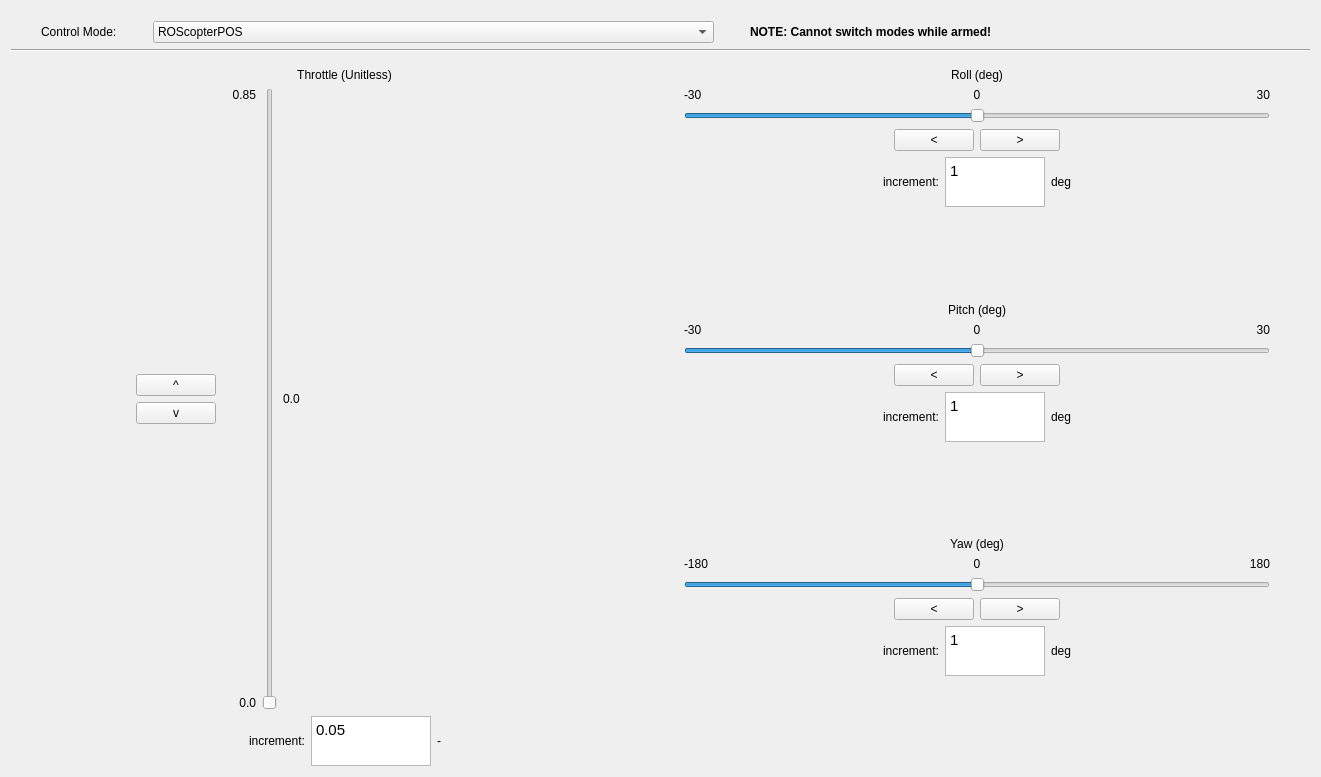
<?xml version="1.0" encoding="UTF-8"?>
<ui version="4.0">
 <class>CmWindow</class>
 <widget class="QWidget" name="CmWindow">
  <property name="geometry">
   <rect>
    <x>0</x>
    <y>0</y>
    <width>1321</width>
    <height>777</height>
   </rect>
  </property>
  <property name="sizePolicy">
   <sizepolicy hsizetype="Expanding" vsizetype="Expanding">
    <horstretch>0</horstretch>
    <verstretch>0</verstretch>
   </sizepolicy>
  </property>
  <property name="windowTitle">
   <string>Aerowake Tuning GUI</string>
  </property>
  <layout class="QGridLayout" name="gridLayout">
   <item row="0" column="0">
    <layout class="QVBoxLayout" name="verticalLayout">
     <item>
      <spacer name="verticalSpacer">
       <property name="orientation">
        <enum>Qt::Vertical</enum>
       </property>
       <property name="sizeType">
        <enum>QSizePolicy::Maximum</enum>
       </property>
       <property name="sizeHint" stdset="0">
        <size>
         <width>20</width>
         <height>10</height>
        </size>
       </property>
      </spacer>
     </item>
     <item>
      <layout class="QHBoxLayout" name="horizontalLayout_2">
       <item>
        <spacer name="horizontalSpacer">
         <property name="orientation">
          <enum>Qt::Horizontal</enum>
         </property>
         <property name="sizeType">
          <enum>QSizePolicy::Maximum</enum>
         </property>
         <property name="sizeHint" stdset="0">
          <size>
           <width>30</width>
           <height>20</height>
          </size>
         </property>
        </spacer>
       </item>
       <item>
        <widget class="QLabel" name="label">
         <property name="sizePolicy">
          <sizepolicy hsizetype="Maximum" vsizetype="Preferred">
           <horstretch>0</horstretch>
           <verstretch>0</verstretch>
          </sizepolicy>
         </property>
         <property name="text">
          <string>Control Mode:</string>
         </property>
        </widget>
       </item>
       <item>
        <spacer name="horizontalSpacer_2">
         <property name="orientation">
          <enum>Qt::Horizontal</enum>
         </property>
         <property name="sizeType">
          <enum>QSizePolicy::Maximum</enum>
         </property>
         <property name="sizeHint" stdset="0">
          <size>
           <width>30</width>
           <height>20</height>
          </size>
         </property>
        </spacer>
       </item>
       <item>
        <widget class="QComboBox" name="comboBox">
         <item>
          <property name="text">
           <string>ROScopterPOS</string>
          </property>
         </item>
         <item>
          <property name="text">
           <string>Aerowake</string>
          </property>
         </item>
         <item>
          <property name="text">
           <string>ROSflight</string>
          </property>
         </item>
         <item>
          <property name="text">
           <string>ROScopterVEL</string>
          </property>
         </item>
        </widget>
       </item>
       <item>
        <spacer name="horizontalSpacer_4">
         <property name="orientation">
          <enum>Qt::Horizontal</enum>
         </property>
         <property name="sizeType">
          <enum>QSizePolicy::Maximum</enum>
         </property>
         <property name="sizeHint" stdset="0">
          <size>
           <width>30</width>
           <height>20</height>
          </size>
         </property>
        </spacer>
       </item>
       <item>
        <widget class="QLabel" name="label_2">
         <property name="font">
          <font>
           <weight>75</weight>
           <bold>true</bold>
          </font>
         </property>
         <property name="text">
          <string>NOTE: Cannot switch modes while armed!</string>
         </property>
        </widget>
       </item>
      </layout>
     </item>
     <item>
      <widget class="Line" name="line">
       <property name="orientation">
        <enum>Qt::Horizontal</enum>
       </property>
      </widget>
     </item>
     <item>
      <spacer name="verticalSpacer_2">
       <property name="orientation">
        <enum>Qt::Vertical</enum>
       </property>
       <property name="sizeType">
        <enum>QSizePolicy::Maximum</enum>
       </property>
       <property name="sizeHint" stdset="0">
        <size>
         <width>20</width>
         <height>10</height>
        </size>
       </property>
      </spacer>
     </item>
     <item>
      <layout class="QHBoxLayout" name="horizontalLayout" stretch="0,1,0,1,0">
       <item>
        <spacer name="horizontalSpacer_12">
         <property name="orientation">
          <enum>Qt::Horizontal</enum>
         </property>
         <property name="sizeHint" stdset="0">
          <size>
           <width>40</width>
           <height>20</height>
          </size>
         </property>
        </spacer>
       </item>
       <item>
        <layout class="QVBoxLayout" name="verticalLayout_2">
         <item>
          <widget class="QLabel" name="F_title">
           <property name="sizePolicy">
            <sizepolicy hsizetype="Expanding" vsizetype="Preferred">
             <horstretch>0</horstretch>
             <verstretch>0</verstretch>
            </sizepolicy>
           </property>
           <property name="text">
            <string>Throttle (Unitless)</string>
           </property>
           <property name="alignment">
            <set>Qt::AlignCenter</set>
           </property>
          </widget>
         </item>
         <item>
          <layout class="QHBoxLayout" name="horizontalLayout_3">
           <item>
            <layout class="QVBoxLayout" name="verticalLayout_4">
             <item>
              <widget class="QLabel" name="F_max_label">
               <property name="text">
                <string>0.85</string>
               </property>
               <property name="alignment">
                <set>Qt::AlignRight|Qt::AlignTrailing|Qt::AlignVCenter</set>
               </property>
              </widget>
             </item>
             <item>
              <spacer name="verticalSpacer_4">
               <property name="orientation">
                <enum>Qt::Vertical</enum>
               </property>
               <property name="sizeHint" stdset="0">
                <size>
                 <width>20</width>
                 <height>40</height>
                </size>
               </property>
              </spacer>
             </item>
             <item>
              <layout class="QHBoxLayout" name="horizontalLayout_9">
               <item>
                <spacer name="horizontalSpacer_6">
                 <property name="orientation">
                  <enum>Qt::Horizontal</enum>
                 </property>
                 <property name="sizeHint" stdset="0">
                  <size>
                   <width>40</width>
                   <height>20</height>
                  </size>
                 </property>
                </spacer>
               </item>
               <item>
                <widget class="QPushButton" name="F_up">
                 <property name="text">
                  <string>^</string>
                 </property>
                </widget>
               </item>
               <item>
                <spacer name="horizontalSpacer_8">
                 <property name="orientation">
                  <enum>Qt::Horizontal</enum>
                 </property>
                 <property name="sizeType">
                  <enum>QSizePolicy::Fixed</enum>
                 </property>
                 <property name="sizeHint" stdset="0">
                  <size>
                   <width>40</width>
                   <height>20</height>
                  </size>
                 </property>
                </spacer>
               </item>
              </layout>
             </item>
             <item>
              <layout class="QHBoxLayout" name="horizontalLayout_10">
               <item>
                <spacer name="horizontalSpacer_7">
                 <property name="orientation">
                  <enum>Qt::Horizontal</enum>
                 </property>
                 <property name="sizeHint" stdset="0">
                  <size>
                   <width>40</width>
                   <height>20</height>
                  </size>
                 </property>
                </spacer>
               </item>
               <item>
                <widget class="QPushButton" name="F_down">
                 <property name="text">
                  <string>v</string>
                 </property>
                </widget>
               </item>
               <item>
                <spacer name="horizontalSpacer_9">
                 <property name="orientation">
                  <enum>Qt::Horizontal</enum>
                 </property>
                 <property name="sizeType">
                  <enum>QSizePolicy::Fixed</enum>
                 </property>
                 <property name="sizeHint" stdset="0">
                  <size>
                   <width>40</width>
                   <height>20</height>
                  </size>
                 </property>
                </spacer>
               </item>
              </layout>
             </item>
             <item>
              <spacer name="verticalSpacer_3">
               <property name="orientation">
                <enum>Qt::Vertical</enum>
               </property>
               <property name="sizeHint" stdset="0">
                <size>
                 <width>20</width>
                 <height>40</height>
                </size>
               </property>
              </spacer>
             </item>
             <item>
              <widget class="QLabel" name="F_min_label">
               <property name="sizePolicy">
                <sizepolicy hsizetype="Preferred" vsizetype="Fixed">
                 <horstretch>0</horstretch>
                 <verstretch>0</verstretch>
                </sizepolicy>
               </property>
               <property name="text">
                <string>0.0</string>
               </property>
               <property name="alignment">
                <set>Qt::AlignRight|Qt::AlignTrailing|Qt::AlignVCenter</set>
               </property>
              </widget>
             </item>
            </layout>
           </item>
           <item>
            <widget class="QSlider" name="F_slider">
             <property name="minimum">
              <number>0</number>
             </property>
             <property name="maximum">
              <number>1000</number>
             </property>
             <property name="value">
              <number>0</number>
             </property>
             <property name="orientation">
              <enum>Qt::Vertical</enum>
             </property>
            </widget>
           </item>
           <item>
            <widget class="QLabel" name="F_label">
             <property name="sizePolicy">
              <sizepolicy hsizetype="Expanding" vsizetype="Preferred">
               <horstretch>0</horstretch>
               <verstretch>0</verstretch>
              </sizepolicy>
             </property>
             <property name="maximumSize">
              <size>
               <width>150</width>
               <height>16777215</height>
              </size>
             </property>
             <property name="text">
              <string>0.0</string>
             </property>
            </widget>
           </item>
           <item>
            <spacer name="horizontalSpacer_14">
             <property name="orientation">
              <enum>Qt::Horizontal</enum>
             </property>
             <property name="sizeHint" stdset="0">
              <size>
               <width>40</width>
               <height>20</height>
              </size>
             </property>
            </spacer>
           </item>
          </layout>
         </item>
         <item>
          <layout class="QHBoxLayout" name="horizontalLayout_5">
           <item>
            <spacer name="horizontalSpacer_16">
             <property name="orientation">
              <enum>Qt::Horizontal</enum>
             </property>
             <property name="sizeHint" stdset="0">
              <size>
               <width>40</width>
               <height>20</height>
              </size>
             </property>
            </spacer>
           </item>
           <item>
            <widget class="QLabel" name="label_6">
             <property name="sizePolicy">
              <sizepolicy hsizetype="Fixed" vsizetype="Preferred">
               <horstretch>0</horstretch>
               <verstretch>0</verstretch>
              </sizepolicy>
             </property>
             <property name="text">
              <string>increment:</string>
             </property>
            </widget>
           </item>
           <item>
            <widget class="QTextEdit" name="F_increment">
             <property name="sizePolicy">
              <sizepolicy hsizetype="Fixed" vsizetype="Maximum">
               <horstretch>0</horstretch>
               <verstretch>0</verstretch>
              </sizepolicy>
             </property>
             <property name="maximumSize">
              <size>
               <width>120</width>
               <height>50</height>
              </size>
             </property>
             <property name="html">
              <string>&lt;!DOCTYPE HTML PUBLIC &quot;-//W3C//DTD HTML 4.0//EN&quot; &quot;http://www.w3.org/TR/REC-html40/strict.dtd&quot;&gt;
&lt;html&gt;&lt;head&gt;&lt;meta name=&quot;qrichtext&quot; content=&quot;1&quot; /&gt;&lt;style type=&quot;text/css&quot;&gt;
p, li { white-space: pre-wrap; }
&lt;/style&gt;&lt;/head&gt;&lt;body style=&quot; font-family:'Ubuntu'; font-size:11pt; font-weight:400; font-style:normal;&quot;&gt;
&lt;p style=&quot; margin-top:0px; margin-bottom:0px; margin-left:0px; margin-right:0px; -qt-block-indent:0; text-indent:0px;&quot;&gt;0.05&lt;/p&gt;&lt;/body&gt;&lt;/html&gt;</string>
             </property>
            </widget>
           </item>
           <item>
            <widget class="QLabel" name="F_inc_unit">
             <property name="sizePolicy">
              <sizepolicy hsizetype="Fixed" vsizetype="Preferred">
               <horstretch>0</horstretch>
               <verstretch>0</verstretch>
              </sizepolicy>
             </property>
             <property name="text">
              <string>-</string>
             </property>
            </widget>
           </item>
           <item>
            <spacer name="horizontalSpacer_15">
             <property name="orientation">
              <enum>Qt::Horizontal</enum>
             </property>
             <property name="sizeHint" stdset="0">
              <size>
               <width>40</width>
               <height>20</height>
              </size>
             </property>
            </spacer>
           </item>
          </layout>
         </item>
        </layout>
       </item>
       <item>
        <spacer name="horizontalSpacer_5">
         <property name="orientation">
          <enum>Qt::Horizontal</enum>
         </property>
         <property name="sizeType">
          <enum>QSizePolicy::Maximum</enum>
         </property>
         <property name="sizeHint" stdset="0">
          <size>
           <width>40</width>
           <height>20</height>
          </size>
         </property>
        </spacer>
       </item>
       <item>
        <layout class="QVBoxLayout" name="right_buttons_vlayout" stretch="1,0,0,0,0,0,0,0,0,0,0,0,0,0,0,0,0,0">
         <item>
          <widget class="QLabel" name="x_title">
           <property name="sizePolicy">
            <sizepolicy hsizetype="Preferred" vsizetype="Maximum">
             <horstretch>0</horstretch>
             <verstretch>0</verstretch>
            </sizepolicy>
           </property>
           <property name="text">
            <string>Roll (deg)</string>
           </property>
           <property name="alignment">
            <set>Qt::AlignCenter</set>
           </property>
          </widget>
         </item>
         <item>
          <layout class="QHBoxLayout" name="horizontalLayout_4">
           <item>
            <widget class="QLabel" name="x_min_label">
             <property name="sizePolicy">
              <sizepolicy hsizetype="Preferred" vsizetype="Maximum">
               <horstretch>0</horstretch>
               <verstretch>0</verstretch>
              </sizepolicy>
             </property>
             <property name="text">
              <string>-30</string>
             </property>
            </widget>
           </item>
           <item>
            <widget class="QLabel" name="x_label">
             <property name="sizePolicy">
              <sizepolicy hsizetype="Preferred" vsizetype="Maximum">
               <horstretch>0</horstretch>
               <verstretch>0</verstretch>
              </sizepolicy>
             </property>
             <property name="text">
              <string>0</string>
             </property>
             <property name="alignment">
              <set>Qt::AlignCenter</set>
             </property>
            </widget>
           </item>
           <item>
            <widget class="QLabel" name="x_max_label">
             <property name="sizePolicy">
              <sizepolicy hsizetype="Preferred" vsizetype="Maximum">
               <horstretch>0</horstretch>
               <verstretch>0</verstretch>
              </sizepolicy>
             </property>
             <property name="text">
              <string>30</string>
             </property>
             <property name="alignment">
              <set>Qt::AlignRight|Qt::AlignTrailing|Qt::AlignVCenter</set>
             </property>
            </widget>
           </item>
          </layout>
         </item>
         <item>
          <widget class="QSlider" name="x_slider">
           <property name="minimum">
            <number>-500</number>
           </property>
           <property name="maximum">
            <number>500</number>
           </property>
           <property name="orientation">
            <enum>Qt::Horizontal</enum>
           </property>
          </widget>
         </item>
         <item>
          <layout class="QHBoxLayout" name="horizontalLayout_8">
           <item>
            <spacer name="horizontalSpacer_10">
             <property name="orientation">
              <enum>Qt::Horizontal</enum>
             </property>
             <property name="sizeHint" stdset="0">
              <size>
               <width>40</width>
               <height>20</height>
              </size>
             </property>
            </spacer>
           </item>
           <item>
            <widget class="QPushButton" name="x_down">
             <property name="text">
              <string>&lt;</string>
             </property>
            </widget>
           </item>
           <item>
            <widget class="QPushButton" name="x_up">
             <property name="text">
              <string>&gt;</string>
             </property>
            </widget>
           </item>
           <item>
            <spacer name="horizontalSpacer_11">
             <property name="orientation">
              <enum>Qt::Horizontal</enum>
             </property>
             <property name="sizeHint" stdset="0">
              <size>
               <width>40</width>
               <height>20</height>
              </size>
             </property>
            </spacer>
           </item>
          </layout>
         </item>
         <item>
          <layout class="QHBoxLayout" name="horizontalLayout_11">
           <item>
            <spacer name="horizontalSpacer_21">
             <property name="orientation">
              <enum>Qt::Horizontal</enum>
             </property>
             <property name="sizeHint" stdset="0">
              <size>
               <width>40</width>
               <height>20</height>
              </size>
             </property>
            </spacer>
           </item>
           <item>
            <widget class="QLabel" name="label_13">
             <property name="text">
              <string>increment:</string>
             </property>
            </widget>
           </item>
           <item>
            <widget class="QTextEdit" name="x_increment">
             <property name="sizePolicy">
              <sizepolicy hsizetype="Maximum" vsizetype="Maximum">
               <horstretch>0</horstretch>
               <verstretch>0</verstretch>
              </sizepolicy>
             </property>
             <property name="maximumSize">
              <size>
               <width>100</width>
               <height>50</height>
              </size>
             </property>
             <property name="html">
              <string>&lt;!DOCTYPE HTML PUBLIC &quot;-//W3C//DTD HTML 4.0//EN&quot; &quot;http://www.w3.org/TR/REC-html40/strict.dtd&quot;&gt;
&lt;html&gt;&lt;head&gt;&lt;meta name=&quot;qrichtext&quot; content=&quot;1&quot; /&gt;&lt;style type=&quot;text/css&quot;&gt;
p, li { white-space: pre-wrap; }
&lt;/style&gt;&lt;/head&gt;&lt;body style=&quot; font-family:'Ubuntu'; font-size:11pt; font-weight:400; font-style:normal;&quot;&gt;
&lt;p style=&quot; margin-top:0px; margin-bottom:0px; margin-left:0px; margin-right:0px; -qt-block-indent:0; text-indent:0px;&quot;&gt;1&lt;/p&gt;&lt;/body&gt;&lt;/html&gt;</string>
             </property>
             <property name="placeholderText">
              <string/>
             </property>
            </widget>
           </item>
           <item>
            <widget class="QLabel" name="x_inc_unit">
             <property name="text">
              <string>deg</string>
             </property>
            </widget>
           </item>
           <item>
            <spacer name="horizontalSpacer_22">
             <property name="orientation">
              <enum>Qt::Horizontal</enum>
             </property>
             <property name="sizeHint" stdset="0">
              <size>
               <width>40</width>
               <height>20</height>
              </size>
             </property>
            </spacer>
           </item>
          </layout>
         </item>
         <item>
          <spacer name="verticalSpacer_6">
           <property name="orientation">
            <enum>Qt::Vertical</enum>
           </property>
           <property name="sizeHint" stdset="0">
            <size>
             <width>20</width>
             <height>40</height>
            </size>
           </property>
          </spacer>
         </item>
         <item>
          <widget class="QLabel" name="y_title">
           <property name="text">
            <string>Pitch (deg)</string>
           </property>
           <property name="alignment">
            <set>Qt::AlignCenter</set>
           </property>
          </widget>
         </item>
         <item>
          <layout class="QHBoxLayout" name="horizontalLayout_7">
           <item>
            <widget class="QLabel" name="y_min_label">
             <property name="text">
              <string>-30</string>
             </property>
            </widget>
           </item>
           <item>
            <widget class="QLabel" name="y_label">
             <property name="text">
              <string>0</string>
             </property>
             <property name="alignment">
              <set>Qt::AlignCenter</set>
             </property>
            </widget>
           </item>
           <item>
            <widget class="QLabel" name="y_max_label">
             <property name="text">
              <string>30</string>
             </property>
             <property name="alignment">
              <set>Qt::AlignRight|Qt::AlignTrailing|Qt::AlignVCenter</set>
             </property>
            </widget>
           </item>
          </layout>
         </item>
         <item>
          <widget class="QSlider" name="y_slider">
           <property name="minimum">
            <number>-500</number>
           </property>
           <property name="maximum">
            <number>500</number>
           </property>
           <property name="orientation">
            <enum>Qt::Horizontal</enum>
           </property>
          </widget>
         </item>
         <item>
          <layout class="QHBoxLayout" name="horizontalLayout_13">
           <item>
            <spacer name="horizontalSpacer_17">
             <property name="orientation">
              <enum>Qt::Horizontal</enum>
             </property>
             <property name="sizeHint" stdset="0">
              <size>
               <width>40</width>
               <height>20</height>
              </size>
             </property>
            </spacer>
           </item>
           <item>
            <widget class="QPushButton" name="y_down">
             <property name="text">
              <string>&lt;</string>
             </property>
            </widget>
           </item>
           <item>
            <widget class="QPushButton" name="y_up">
             <property name="text">
              <string>&gt;</string>
             </property>
            </widget>
           </item>
           <item>
            <spacer name="horizontalSpacer_18">
             <property name="orientation">
              <enum>Qt::Horizontal</enum>
             </property>
             <property name="sizeHint" stdset="0">
              <size>
               <width>40</width>
               <height>20</height>
              </size>
             </property>
            </spacer>
           </item>
          </layout>
         </item>
         <item>
          <layout class="QHBoxLayout" name="horizontalLayout_15">
           <item>
            <spacer name="horizontalSpacer_23">
             <property name="orientation">
              <enum>Qt::Horizontal</enum>
             </property>
             <property name="sizeHint" stdset="0">
              <size>
               <width>40</width>
               <height>20</height>
              </size>
             </property>
            </spacer>
           </item>
           <item>
            <widget class="QLabel" name="label_24">
             <property name="text">
              <string>increment:</string>
             </property>
            </widget>
           </item>
           <item>
            <widget class="QTextEdit" name="y_increment">
             <property name="sizePolicy">
              <sizepolicy hsizetype="Maximum" vsizetype="Maximum">
               <horstretch>0</horstretch>
               <verstretch>0</verstretch>
              </sizepolicy>
             </property>
             <property name="maximumSize">
              <size>
               <width>100</width>
               <height>50</height>
              </size>
             </property>
             <property name="html">
              <string>&lt;!DOCTYPE HTML PUBLIC &quot;-//W3C//DTD HTML 4.0//EN&quot; &quot;http://www.w3.org/TR/REC-html40/strict.dtd&quot;&gt;
&lt;html&gt;&lt;head&gt;&lt;meta name=&quot;qrichtext&quot; content=&quot;1&quot; /&gt;&lt;style type=&quot;text/css&quot;&gt;
p, li { white-space: pre-wrap; }
&lt;/style&gt;&lt;/head&gt;&lt;body style=&quot; font-family:'Ubuntu'; font-size:11pt; font-weight:400; font-style:normal;&quot;&gt;
&lt;p style=&quot; margin-top:0px; margin-bottom:0px; margin-left:0px; margin-right:0px; -qt-block-indent:0; text-indent:0px;&quot;&gt;1&lt;/p&gt;&lt;/body&gt;&lt;/html&gt;</string>
             </property>
             <property name="placeholderText">
              <string/>
             </property>
            </widget>
           </item>
           <item>
            <widget class="QLabel" name="y_inc_unit">
             <property name="text">
              <string>deg</string>
             </property>
            </widget>
           </item>
           <item>
            <spacer name="horizontalSpacer_24">
             <property name="orientation">
              <enum>Qt::Horizontal</enum>
             </property>
             <property name="sizeHint" stdset="0">
              <size>
               <width>40</width>
               <height>20</height>
              </size>
             </property>
            </spacer>
           </item>
          </layout>
         </item>
         <item>
          <spacer name="verticalSpacer_7">
           <property name="orientation">
            <enum>Qt::Vertical</enum>
           </property>
           <property name="sizeHint" stdset="0">
            <size>
             <width>20</width>
             <height>40</height>
            </size>
           </property>
          </spacer>
         </item>
         <item>
          <widget class="QLabel" name="z_title">
           <property name="text">
            <string>Yaw (deg)</string>
           </property>
           <property name="alignment">
            <set>Qt::AlignCenter</set>
           </property>
          </widget>
         </item>
         <item>
          <layout class="QHBoxLayout" name="horizontalLayout_12">
           <item>
            <widget class="QLabel" name="z_min_label">
             <property name="text">
              <string>-180</string>
             </property>
            </widget>
           </item>
           <item>
            <widget class="QLabel" name="z_label">
             <property name="text">
              <string>0</string>
             </property>
             <property name="alignment">
              <set>Qt::AlignCenter</set>
             </property>
            </widget>
           </item>
           <item>
            <widget class="QLabel" name="z_max_label">
             <property name="text">
              <string>180</string>
             </property>
             <property name="alignment">
              <set>Qt::AlignRight|Qt::AlignTrailing|Qt::AlignVCenter</set>
             </property>
            </widget>
           </item>
          </layout>
         </item>
         <item>
          <widget class="QSlider" name="z_slider">
           <property name="minimum">
            <number>-500</number>
           </property>
           <property name="maximum">
            <number>500</number>
           </property>
           <property name="orientation">
            <enum>Qt::Horizontal</enum>
           </property>
          </widget>
         </item>
         <item>
          <layout class="QHBoxLayout" name="horizontalLayout_14">
           <item>
            <spacer name="horizontalSpacer_19">
             <property name="orientation">
              <enum>Qt::Horizontal</enum>
             </property>
             <property name="sizeHint" stdset="0">
              <size>
               <width>40</width>
               <height>20</height>
              </size>
             </property>
            </spacer>
           </item>
           <item>
            <widget class="QPushButton" name="z_down">
             <property name="text">
              <string>&lt;</string>
             </property>
            </widget>
           </item>
           <item>
            <widget class="QPushButton" name="z_up">
             <property name="text">
              <string>&gt;</string>
             </property>
            </widget>
           </item>
           <item>
            <spacer name="horizontalSpacer_20">
             <property name="orientation">
              <enum>Qt::Horizontal</enum>
             </property>
             <property name="sizeHint" stdset="0">
              <size>
               <width>40</width>
               <height>20</height>
              </size>
             </property>
            </spacer>
           </item>
          </layout>
         </item>
         <item>
          <layout class="QHBoxLayout" name="horizontalLayout_16">
           <item>
            <spacer name="horizontalSpacer_25">
             <property name="orientation">
              <enum>Qt::Horizontal</enum>
             </property>
             <property name="sizeHint" stdset="0">
              <size>
               <width>40</width>
               <height>20</height>
              </size>
             </property>
            </spacer>
           </item>
           <item>
            <widget class="QLabel" name="label_26">
             <property name="text">
              <string>increment:</string>
             </property>
            </widget>
           </item>
           <item>
            <widget class="QTextEdit" name="z_increment">
             <property name="sizePolicy">
              <sizepolicy hsizetype="Maximum" vsizetype="Maximum">
               <horstretch>0</horstretch>
               <verstretch>0</verstretch>
              </sizepolicy>
             </property>
             <property name="maximumSize">
              <size>
               <width>100</width>
               <height>50</height>
              </size>
             </property>
             <property name="html">
              <string>&lt;!DOCTYPE HTML PUBLIC &quot;-//W3C//DTD HTML 4.0//EN&quot; &quot;http://www.w3.org/TR/REC-html40/strict.dtd&quot;&gt;
&lt;html&gt;&lt;head&gt;&lt;meta name=&quot;qrichtext&quot; content=&quot;1&quot; /&gt;&lt;style type=&quot;text/css&quot;&gt;
p, li { white-space: pre-wrap; }
&lt;/style&gt;&lt;/head&gt;&lt;body style=&quot; font-family:'Ubuntu'; font-size:11pt; font-weight:400; font-style:normal;&quot;&gt;
&lt;p style=&quot; margin-top:0px; margin-bottom:0px; margin-left:0px; margin-right:0px; -qt-block-indent:0; text-indent:0px;&quot;&gt;1&lt;/p&gt;&lt;/body&gt;&lt;/html&gt;</string>
             </property>
             <property name="placeholderText">
              <string/>
             </property>
            </widget>
           </item>
           <item>
            <widget class="QLabel" name="z_inc_unit">
             <property name="text">
              <string>deg</string>
             </property>
            </widget>
           </item>
           <item>
            <spacer name="horizontalSpacer_26">
             <property name="orientation">
              <enum>Qt::Horizontal</enum>
             </property>
             <property name="sizeHint" stdset="0">
              <size>
               <width>40</width>
               <height>20</height>
              </size>
             </property>
            </spacer>
           </item>
          </layout>
         </item>
         <item>
          <spacer name="verticalSpacer_5">
           <property name="orientation">
            <enum>Qt::Vertical</enum>
           </property>
           <property name="sizeHint" stdset="0">
            <size>
             <width>20</width>
             <height>40</height>
            </size>
           </property>
          </spacer>
         </item>
        </layout>
       </item>
       <item>
        <spacer name="horizontalSpacer_13">
         <property name="orientation">
          <enum>Qt::Horizontal</enum>
         </property>
         <property name="sizeHint" stdset="0">
          <size>
           <width>40</width>
           <height>20</height>
          </size>
         </property>
        </spacer>
       </item>
      </layout>
     </item>
    </layout>
   </item>
  </layout>
 </widget>
 <layoutdefault spacing="6" margin="11"/>
 <resources/>
 <connections/>
</ui>
